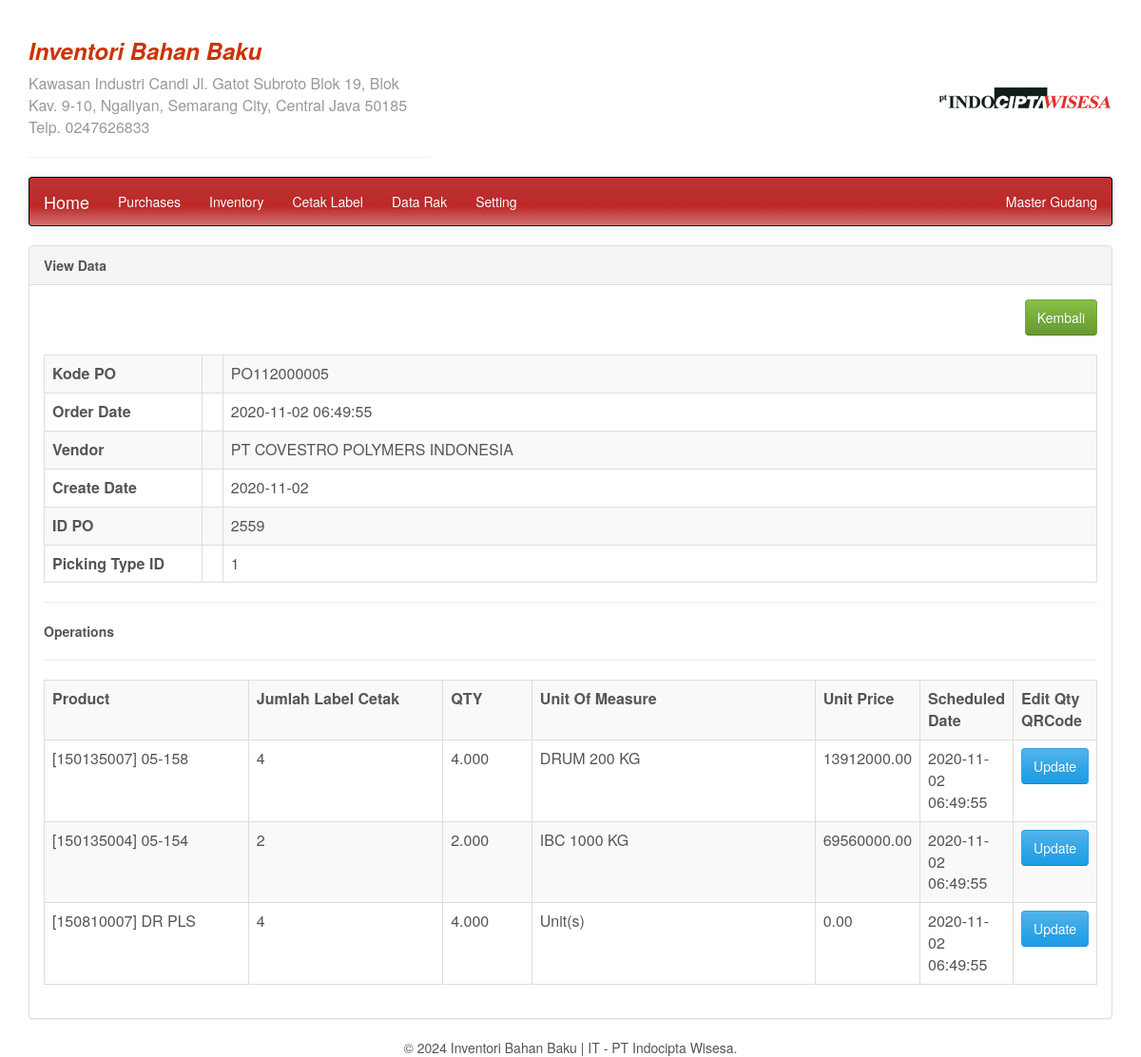
Page /po_list_item.php?id_po=2559 (signed in) on the committed database.
### tables this page shows
CREATE TABLE `tb_identitas` (
  `id` int(20) NOT NULL,
  `nama_usaha` varchar(50) NOT NULL,
  `alamat` text NOT NULL,
  `telp` text NOT NULL,
  `logo` text NOT NULL
);

CREATE TABLE `po_list` (
  `id` int(11) NOT NULL,
  `kode_po` varchar(20) DEFAULT NULL,
  `order_date` varchar(50) DEFAULT NULL,
  `vendor` varchar(50) DEFAULT NULL,
  `create_date` date DEFAULT NULL,
  `create_date_time` datetime DEFAULT NULL,
  `jumlah_qrcode` int(11) DEFAULT NULL,
  `ket` varchar(250) DEFAULT NULL,
  `picking_type_id` int(25) NOT NULL,
  `id_po` varchar(20) DEFAULT NULL
);

CREATE TABLE `po_list_item` (
  `id` int(11) NOT NULL,
  `product` varchar(100) DEFAULT NULL,
  `jumlah_qrcode` int(20) NOT NULL,
  `qty` varchar(20) DEFAULT NULL,
  `uom` varchar(20) DEFAULT NULL,
  `unit_price` varchar(20) DEFAULT NULL,
  `scheduled_date` varchar(50) DEFAULT NULL,
  `id_po` varchar(20) DEFAULT NULL
);

### po_list_item.php (the view, shortened to what this page needs)
<?php
include('database_connection.php');
include('header.php');
$id_po = $_GET['id_po'];
$query = mysqli_query($koneksi, "SELECT * FROM po_list WHERE id_po='$id_po'");
$data = mysqli_fetch_array($query);
?>
<div class="row">
    <div class="col-md-12">
        <div class="panel panel-default">
            <div class="panel-heading"><strong>View Data</strong></div>
            <div class="panel-body" align="center">
                <div align="right">
                    <a href="po_list.php"><button type="button" name="Kembali" class="btn btn-success">Kembali</button></a>
                </div>
                <br />
                <table width="100%" class="table table-bordered table-striped">
                    <tr>
                        <td width="186"><strong>Kode PO</strong></td>
                        <td width="10">&nbsp;</td>
                        <td width="1089"><?php echo $data['kode_po']; ?></td>
                    </tr>
                    <tr>
                        <td><strong>Order Date</strong></td>
                        <td>&nbsp;</td>
                        <td><?php echo $data['order_date']; ?></td>
                    </tr>
                    <tr>
                        <td><strong>Vendor</strong></td>
                        <td>&nbsp;</td>
                        <td><?php echo $data['vendor']; ?></td>
                    </tr>
                    <tr>
                        <td><strong>Create Date</strong></td>
                        <td>&nbsp;</td>
                        <td><?php echo $data['create_date']; ?></td>
                    </tr>
                    <tr>
                        <td><strong>ID PO</strong></td>
                        <td>&nbsp;</td>
                        <td><?php echo $data['id_po']; ?></td>
                    </tr>
                    <tr>
                        <td><strong>Picking Type ID</strong></td>
                        <td>&nbsp;</td>
                        <td><?php echo $data['picking_type_id']; ?></td>
                    </tr>
                </table>
                <hr />
                <div align="left"><strong>Operations</strong></div>
                <hr />
                <table width="100%" class="table table-bordered table-striped">
                    <tr>
                        <td width="24%"><strong>Product</strong></td>
                        <td width="24%"><strong>Jumlah Label Cetak</strong></td>
                        <td width="10%"><strong>QTY</strong></td>
                        <td width="36%"><strong>Unit Of Measure</strong></td>
                        <td width="10%"><strong>Unit Price</strong></td>
                        <td width="10%"><strong>Scheduled Date</strong></td>
                        <td width="10%"><strong>Edit Qty QRCode</strong></td>
                    </tr>
                    <?php
                    $q = mysqli_query($koneksi, "SELECT * FROM po_list_item WHERE id_po='$id_po'");
                    if (!$q) {
                        echo "Error: " . mysqli_error($koneksi);
                    } else {
                        while ($ar = mysqli_fetch_array($q)) {
                            echo "<tr>";
                            echo "<td>" . $ar['product'] . "</td>";
                            echo "<td>" . $ar['jumlah_qrcode'] . "</td>";
                            echo "<td>" . $ar['qty'] . "</td>";
                            echo "<td>" . $ar['uom'] . "</td>";
                            echo "<td>" . $ar['unit_price'] . "</td>";
                            echo "<td>" . $ar['scheduled_date'] . "</td>";
                            echo "<td><button class='btn btn-primary edit-btn' data-id='" . $ar['id'] . "' data-jumlah='" . $ar['jumlah_qrcode'] . "'>Update</button></td>";
                            echo "</tr>";
                        }
                    }
                    ?>
                </table>
            </div>
        </div>
    </div>
</div>
<?php
include('footer.php');
?>

### header.php (shortened to what this page needs)
<!DOCTYPE html>
<html>
<head>
		<link rel="stylesheet" href="bootstrap.min.css" />
		<link rel="stylesheet" href="css/dataTables.bootstrap.min.css" />
</head>
<body>
<br/>
<div class="container">
    <table width="100%" border="0">
    <tr>
        <td width="37%">
            <?php
            $queryDataIdentitas = mysqli_query($koneksi, "SELECT * FROM tb_identitas");
            $dataIdentitas = mysqli_fetch_assoc($queryDataIdentitas);
            if ($dataIdentitas) {
                ?>
                <h3><i><b><font color="#CC3300"><?php echo $dataIdentitas['nama_usaha']; ?></font></b></i></h3>
                <font color="#999999"><?php echo $dataIdentitas['alamat']; ?> Telp. <?php echo $dataIdentitas['telp']; ?></font>
                <hr color="#FF0000">
                <?php
            } else {
                echo "Data identitas tidak ditemukan.";
            }
            ?>
        </td>
        <td width="47%">&nbsp;</td>
        <td width="16%">
             <a href="index.php">
            <?php
            if ($dataIdentitas && isset($dataIdentitas['logo'])) {
                $logoPath = 'uploads/' . $dataIdentitas['logo'];
                ?>
                <img src="<?php echo $logoPath; ?>">
                <?php
            } else {
                echo "Logo tidak ditemukan.";
            }
            ?></a>
        </td>
    </tr>
</table>
    <nav class="navbar navbar-inverse">
        <div class="container-fluid">
            <div class="navbar-header">
                <a href="index.php" class="navbar-brand">Home</a>
            </div>
            <ul class="nav navbar-nav">
                <?php
                if ($_SESSION['type'] == 'master' || $_SESSION['type'] == 'po' || $_SESSION['type'] == 'user') {
                    ?>
                    <ul class="nav navbar-nav">
                        <li class="dropdown">
                            <a href="#" class="dropdown-toggle" data-toggle="dropdown">Purchases</a>
                        </li>
                    </ul>
				<?php
                }
				if ($_SESSION['type'] == 'master' || $_SESSION['type'] == 'user') {
                ?>
                    <ul class="nav navbar-nav">
                        <li class="dropdown">
                            <a href="#" class="dropdown-toggle" data-toggle="dropdown">Inventory</a>
                        </li>
                    </ul>
					     <ul class="nav navbar-nav">
                        <li class="dropdown">
                            <a href="#" class="dropdown-toggle" data-toggle="dropdown">Cetak Label</a>
                        </li>
                    </ul>
					<ul class="nav navbar-nav">
                        <li class="dropdown">
                            <a href="#" class="dropdown-toggle" data-toggle="dropdown">Data Rak</a>
                        </li>
                    </ul>
				<?php
				}
				if ($_SESSION['type'] == 'master') {
				?>
                    <ul class="nav navbar-nav">
                        <li class="dropdown">
                            <a href="#" class="dropdown-toggle" data-toggle="dropdown">Setting</a>
                        </li>
                    </ul>
				<?php } ?>
            </ul>
            <ul class="nav navbar-nav navbar-right">
                <li class="dropdown">
                    <a href="#" class="dropdown-toggle" data-toggle="dropdown"> <?php echo $_SESSION["user_name"]; ?>
                    </a>
                </li>
            </ul>
        </div>
    </nav>

### rows in the picture
tb_identitas: nama_usaha "Inventori Bahan Baku", alamat "Kawasan Industri Candi Jl. Gatot Subroto Blok 19, Blok Kav. 9-10, Ngaliyan, Semarang City, Central Java 50185", telp "0247626833", logo (picture)
po_list: kode_po "PO112000005", order_date "2020-11-02 06:49:55", vendor "PT COVESTRO POLYMERS INDONESIA", create_date "2020-11-02", id_po "2559", picking_type "1"
po_list_item: product "[150135007] 05-158", jumlah_qrcode "4", qty "4.000", uom "DRUM 200 KG", unit_price "13912000.00", scheduled_date "2020-11-02 06:49:55"
po_list_item: product "[150135004] 05-154", jumlah_qrcode "2", qty "2.000", uom "IBC 1000 KG", unit_price "69560000.00", scheduled_date "2020-11-02 06:49:55"
po_list_item: product "[150810007] DR PLS", jumlah_qrcode "4", qty "4.000", uom "Unit(s)", unit_price "0.00", scheduled_date "2020-11-02 06:49:55"

### other values in the picture
$_SESSION["user_name"] "Master Gudang"
